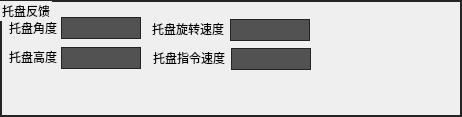
   <widget class="QGroupBox" name="groupBox_UpCameraInformation_5">
    <property name="geometry">
     <rect>
      <x>130</x>
      <y>739</y>
      <width>462</width>
      <height>117</height>
     </rect>
    </property>
    <property name="styleSheet">
     <string notr="true">QGroupBox {
  border: 1.5px solid rgb(36, 36, 36);
}</string>
    </property>
    <property name="title">
     <string>托盘反馈</string>
    </property>
    <widget class="QLabel" name="labelEdit_PodHeight">
     <property name="geometry">
      <rect>
       <x>61</x>
       <y>47</y>
       <width>80</width>
       <height>22</height>
      </rect>
     </property>
     <property name="styleSheet">
      <string notr="true">border: 1px solid rgb(36, 36, 36);        background: rgb(82, 82, 82);</string>
     </property>
     <property name="text">
      <string/>
     </property>
     <property name="alignment">
      <set>Qt::AlignCenter</set>
     </property>
    </widget>
    <widget class="QLabel" name="labelEdit_PodaAngle">
     <property name="geometry">
      <rect>
       <x>61</x>
       <y>17</y>
       <width>80</width>
       <height>22</height>
      </rect>
     </property>
     <property name="styleSheet">
      <string notr="true">border: 1px solid rgb(36, 36, 36);        background: rgb(82, 82, 82);</string>
     </property>
     <property name="text">
      <string/>
     </property>
     <property name="alignment">
      <set>Qt::AlignCenter</set>
     </property>
    </widget>
    <widget class="QLabel" name="label_57">
     <property name="geometry">
      <rect>
       <x>9</x>
       <y>49</y>
       <width>48</width>
       <height>16</height>
      </rect>
     </property>
     <property name="text">
      <string>托盘高度</string>
     </property>
    </widget>
    <widget class="QLabel" name="label_55">
     <property name="geometry">
      <rect>
       <x>9</x>
       <y>20</y>
       <width>48</width>
       <height>16</height>
      </rect>
     </property>
     <property name="text">
      <string>托盘角度</string>
     </property>
    </widget>
    <widget class="QLabel" name="labelEdit_PodaAngle_3">
     <property name="geometry">
      <rect>
       <x>230</x>
       <y>19</y>
       <width>80</width>
       <height>22</height>
      </rect>
     </property>
     <property name="styleSheet">
      <string notr="true">border: 1px solid rgb(36, 36, 36);        background: rgb(82, 82, 82);</string>
     </property>
     <property name="text">
      <string/>
     </property>
     <property name="alignment">
      <set>Qt::AlignCenter</set>
     </property>
    </widget>
    <widget class="QGroupBox" name="groupBox_UpCameraInformation_6">
     <property name="geometry">
      <rect>
       <x>163</x>
       <y>412</y>
       <width>459</width>
       <height>73</height>
      </rect>
     </property>
     <property name="styleSheet">
      <string notr="true">QGroupBox {
  border: 1.5px solid rgb(36, 36, 36);
}</string>
     </property>
     <property name="title">
      <string>上视摄像头反馈</string>
     </property>
     <widget class="QLabel" name="label_95">
      <property name="geometry">
       <rect>
        <x>5</x>
        <y>16</y>
        <width>68</width>
        <height>20</height>
       </rect>
      </property>
      <property name="minimumSize">
       <size>
        <width>68</width>
        <height>20</height>
       </size>
      </property>
      <property name="maximumSize">
       <size>
        <width>68</width>
        <height>20</height>
       </size>
      </property>
      <property name="text">
       <string>货架号</string>
      </property>
     </widget>
     <widget class="QLabel" name="label_96">
      <property name="geometry">
       <rect>
        <x>161</x>
        <y>40</y>
        <width>68</width>
        <height>20</height>
       </rect>
      </property>
      <property name="minimumSize">
       <size>
        <width>68</width>
        <height>20</height>
       </size>
      </property>
      <property name="maximumSize">
       <size>
        <width>68</width>
        <height>20</height>
       </size>
      </property>
      <property name="text">
       <string>反馈X坐标</string>
      </property>
     </widget>
     <widget class="QLabel" name="label_114">
      <property name="geometry">
       <rect>
        <x>161</x>
        <y>16</y>
        <width>68</width>
        <height>20</height>
       </rect>
      </property>
      <property name="minimumSize">
       <size>
        <width>68</width>
        <height>20</height>
       </size>
      </property>
      <property name="maximumSize">
       <size>
        <width>68</width>
        <height>20</height>
       </size>
      </property>
      <property name="text">
       <string>反馈Y坐标</string>
      </property>
     </widget>
     <widget class="QLabel" name="label_115">
      <property name="geometry">
       <rect>
        <x>322</x>
        <y>16</y>
        <width>68</width>
        <height>20</height>
       </rect>
      </property>
      <property name="minimumSize">
       <size>
        <width>68</width>
        <height>20</height>
       </size>
      </property>
      <property name="maximumSize">
       <size>
        <width>68</width>
        <height>20</height>
       </size>
      </property>
      <property name="text">
       <string>货架角度</string>
      </property>
     </widget>
     <widget class="QLabel" name="label_116">
      <property name="geometry">
       <rect>
        <x>5</x>
        <y>41</y>
        <width>68</width>
        <height>20</height>
       </rect>
      </property>
      <property name="minimumSize">
       <size>
        <width>68</width>
        <height>20</height>
       </size>
      </property>
      <property name="maximumSize">
       <size>
        <width>68</width>
        <height>20</height>
       </size>
      </property>
      <property name="text">
       <string>货位面</string>
      </property>
     </widget>
     <widget class="QLabel" name="labelEdit_ShelfNumber_2">
      <property name="geometry">
       <rect>
        <x>66</x>
        <y>16</y>
        <width>80</width>
        <height>22</height>
       </rect>
      </property>
      <property name="styleSheet">
       <string notr="true">border: 1px solid rgb(36, 36, 36);        background: rgb(82, 82, 82);</string>
      </property>
      <property name="text">
       <string/>
      </property>
      <property name="alignment">
       <set>Qt::AlignCenter</set>
      </property>
     </widget>
     <widget class="QLabel" name="labelEdit_Shelf_X_2">
      <property name="geometry">
       <rect>
        <x>222</x>
        <y>42</y>
        <width>80</width>
        <height>22</height>
       </rect>
      </property>
      <property name="styleSheet">
       <string notr="true">border: 1px solid rgb(36, 36, 36);        background: rgb(82, 82, 82);</string>
      </property>
      <property name="text">
       <string/>
      </property>
      <property name="alignment">
       <set>Qt::AlignCenter</set>
      </property>
     </widget>
     <widget class="QLabel" name="labelEdit_Shelf_Y_2">
      <property name="geometry">
       <rect>
        <x>222</x>
        <y>16</y>
        <width>80</width>
        <height>22</height>
       </rect>
      </property>
      <property name="styleSheet">
       <string notr="true">border: 1px solid rgb(36, 36, 36);        background: rgb(82, 82, 82);</string>
      </property>
      <property name="text">
       <string/>
      </property>
      <property name="alignment">
       <set>Qt::AlignCenter</set>
      </property>
     </widget>
     <widget class="QLabel" name="labelEdit_Shelf_H_2">
      <property name="geometry">
       <rect>
        <x>374</x>
        <y>16</y>
        <width>80</width>
        <height>22</height>
       </rect>
      </property>
      <property name="styleSheet">
       <string notr="true">border: 1px solid rgb(36, 36, 36);        background: rgb(82, 82, 82);</string>
      </property>
      <property name="text">
       <string/>
      </property>
      <property name="alignment">
       <set>Qt::AlignCenter</set>
      </property>
     </widget>
     <widget class="QLabel" name="labelEdit_ShelfFace_2">
      <property name="geometry">
       <rect>
        <x>66</x>
        <y>42</y>
        <width>80</width>
        <height>22</height>
       </rect>
      </property>
      <property name="styleSheet">
       <string notr="true">border: 1px solid rgb(36, 36, 36);        background: rgb(82, 82, 82);</string>
      </property>
      <property name="text">
       <string/>
      </property>
      <property name="alignment">
       <set>Qt::AlignCenter</set>
      </property>
     </widget>
    </widget>
    <widget class="QLabel" name="label_58">
     <property name="geometry">
      <rect>
       <x>152</x>
       <y>21</y>
       <width>75</width>
       <height>16</height>
      </rect>
     </property>
     <property name="text">
      <string>托盘旋转速度</string>
     </property>
    </widget>
    <widget class="QLabel" name="labelEdit_PodaAngle_4">
     <property name="geometry">
      <rect>
       <x>231</x>
       <y>48</y>
       <width>80</width>
       <height>22</height>
      </rect>
     </property>
     <property name="styleSheet">
      <string notr="true">border: 1px solid rgb(36, 36, 36);        background: rgb(82, 82, 82);</string>
     </property>
     <property name="text">
      <string/>
     </property>
     <property name="alignment">
      <set>Qt::AlignCenter</set>
     </property>
    </widget>
    <widget class="QLabel" name="label_59">
     <property name="geometry">
      <rect>
       <x>153</x>
       <y>50</y>
       <width>75</width>
       <height>16</height>
      </rect>
     </property>
     <property name="text">
      <string>托盘指令速度</string>
     </property>
    </widget>
   </widget>
